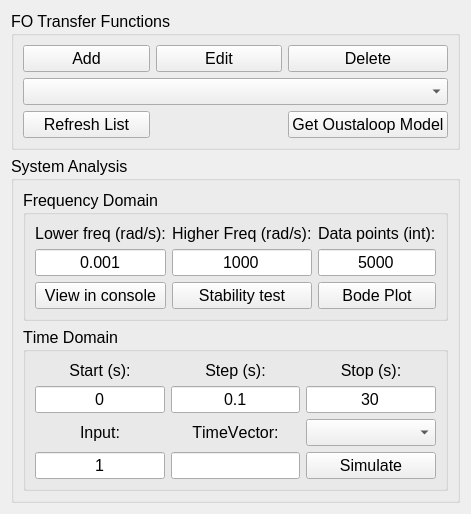
<?xml version="1.0" encoding="UTF-8"?>
<ui version="4.0">
 <class>Form</class>
 <widget class="QWidget" name="Form">
  <property name="geometry">
   <rect>
    <x>0</x>
    <y>0</y>
    <width>468</width>
    <height>474</height>
   </rect>
  </property>
  <property name="windowTitle">
   <string>Form</string>
  </property>
  <layout class="QGridLayout" name="gridLayout_9">
   <item row="0" column="0">
    <widget class="QGroupBox" name="groupBox_10">
     <property name="minimumSize">
      <size>
       <width>0</width>
       <height>0</height>
      </size>
     </property>
     <property name="maximumSize">
      <size>
       <width>16777215</width>
       <height>16777215</height>
      </size>
     </property>
     <property name="font">
      <font>
       <pointsize>12</pointsize>
       <weight>50</weight>
       <italic>false</italic>
       <bold>false</bold>
      </font>
     </property>
     <property name="title">
      <string>FO Transfer Functions</string>
     </property>
     <layout class="QGridLayout" name="gridLayout_8">
      <item row="0" column="1">
       <widget class="QPushButton" name="pushButton_EditFOTF_2">
        <property name="font">
         <font>
          <pointsize>12</pointsize>
          <weight>50</weight>
          <bold>false</bold>
          <kerning>false</kerning>
         </font>
        </property>
        <property name="text">
         <string>Edit</string>
        </property>
       </widget>
      </item>
      <item row="1" column="0" rowspan="2" colspan="3">
       <widget class="QComboBox" name="comboBoxFOTF_2">
        <property name="font">
         <font>
          <pointsize>12</pointsize>
         </font>
        </property>
       </widget>
      </item>
      <item row="0" column="0">
       <widget class="QPushButton" name="pushButton_AddFotf_2">
        <property name="font">
         <font>
          <pointsize>12</pointsize>
          <weight>50</weight>
          <bold>false</bold>
          <kerning>false</kerning>
         </font>
        </property>
        <property name="text">
         <string>Add</string>
        </property>
       </widget>
      </item>
      <item row="0" column="2">
       <widget class="QPushButton" name="pushButton_DeleteFOTF_2">
        <property name="font">
         <font>
          <pointsize>12</pointsize>
          <weight>50</weight>
          <bold>false</bold>
          <kerning>false</kerning>
         </font>
        </property>
        <property name="text">
         <string>Delete</string>
        </property>
       </widget>
      </item>
      <item row="3" column="0">
       <widget class="QPushButton" name="pushBottonRefresh_2">
        <property name="font">
         <font>
          <pointsize>12</pointsize>
          <weight>50</weight>
          <bold>false</bold>
         </font>
        </property>
        <property name="text">
         <string>Refresh List</string>
        </property>
       </widget>
      </item>
      <item row="3" column="2">
       <widget class="QPushButton" name="pushButton_GetOustaloop_2">
        <property name="font">
         <font>
          <pointsize>12</pointsize>
          <weight>50</weight>
          <bold>false</bold>
          <kerning>false</kerning>
         </font>
        </property>
        <property name="text">
         <string>Get Oustaloop Model</string>
        </property>
       </widget>
      </item>
     </layout>
    </widget>
   </item>
   <item row="1" column="0">
    <widget class="QGroupBox" name="groupBox_8">
     <property name="minimumSize">
      <size>
       <width>0</width>
       <height>0</height>
      </size>
     </property>
     <property name="maximumSize">
      <size>
       <width>16777215</width>
       <height>16777215</height>
      </size>
     </property>
     <property name="font">
      <font>
       <pointsize>12</pointsize>
       <weight>50</weight>
       <bold>false</bold>
      </font>
     </property>
     <property name="title">
      <string>System Analysis</string>
     </property>
     <layout class="QVBoxLayout" name="verticalLayout_3">
      <item>
       <widget class="QGroupBox" name="groupBox_Freq_2">
        <property name="font">
         <font>
          <pointsize>12</pointsize>
          <weight>50</weight>
          <italic>false</italic>
          <bold>false</bold>
          <kerning>false</kerning>
         </font>
        </property>
        <property name="title">
         <string>Frequency Domain</string>
        </property>
        <layout class="QGridLayout" name="gridLayout_6">
         <item row="0" column="1">
          <widget class="QLabel" name="label_23">
           <property name="font">
            <font>
             <pointsize>12</pointsize>
            </font>
           </property>
           <property name="text">
            <string>Higher Freq (rad/s):</string>
           </property>
           <property name="buddy">
            <cstring>lineEdit_HigehrFreq</cstring>
           </property>
          </widget>
         </item>
         <item row="0" column="0">
          <widget class="QLabel" name="label_24">
           <property name="font">
            <font>
             <pointsize>12</pointsize>
            </font>
           </property>
           <property name="text">
            <string>Lower freq (rad/s):</string>
           </property>
           <property name="alignment">
            <set>Qt::AlignCenter</set>
           </property>
           <property name="buddy">
            <cstring>lineEdit_LowerFreq</cstring>
           </property>
          </widget>
         </item>
         <item row="2" column="2">
          <widget class="QPushButton" name="bottonBodePlot_2">
           <property name="font">
            <font>
             <pointsize>12</pointsize>
             <weight>50</weight>
             <bold>false</bold>
            </font>
           </property>
           <property name="text">
            <string>Bode Plot</string>
           </property>
          </widget>
         </item>
         <item row="0" column="2">
          <widget class="QLabel" name="label_25">
           <property name="font">
            <font>
             <pointsize>12</pointsize>
            </font>
           </property>
           <property name="text">
            <string>Data points (int):</string>
           </property>
           <property name="buddy">
            <cstring>lineEdit_FreqDataPoints</cstring>
           </property>
          </widget>
         </item>
         <item row="1" column="1">
          <widget class="QLineEdit" name="lineEdit_HigehrFreq_2">
           <property name="maximumSize">
            <size>
             <width>16777215</width>
             <height>16777215</height>
            </size>
           </property>
           <property name="font">
            <font>
             <pointsize>12</pointsize>
             <weight>50</weight>
             <bold>false</bold>
            </font>
           </property>
           <property name="text">
            <string>1000</string>
           </property>
           <property name="alignment">
            <set>Qt::AlignCenter</set>
           </property>
          </widget>
         </item>
         <item row="2" column="1">
          <widget class="QPushButton" name="pushButton_StabilityTest_2">
           <property name="font">
            <font>
             <pointsize>12</pointsize>
             <weight>50</weight>
             <bold>false</bold>
            </font>
           </property>
           <property name="text">
            <string>Stability test</string>
           </property>
          </widget>
         </item>
         <item row="2" column="0">
          <widget class="QPushButton" name="pushButtonViewInConsole_2">
           <property name="font">
            <font>
             <pointsize>12</pointsize>
             <weight>50</weight>
             <bold>false</bold>
            </font>
           </property>
           <property name="text">
            <string>View in console</string>
           </property>
          </widget>
         </item>
         <item row="1" column="2">
          <widget class="QLineEdit" name="lineEdit_FreqDataPoints_2">
           <property name="maximumSize">
            <size>
             <width>16777215</width>
             <height>16777215</height>
            </size>
           </property>
           <property name="font">
            <font>
             <pointsize>12</pointsize>
             <weight>50</weight>
             <bold>false</bold>
            </font>
           </property>
           <property name="text">
            <string>5000</string>
           </property>
           <property name="alignment">
            <set>Qt::AlignCenter</set>
           </property>
          </widget>
         </item>
         <item row="1" column="0">
          <widget class="QLineEdit" name="lineEdit_LowerFreq_2">
           <property name="maximumSize">
            <size>
             <width>16777215</width>
             <height>16777215</height>
            </size>
           </property>
           <property name="font">
            <font>
             <pointsize>12</pointsize>
             <weight>50</weight>
             <bold>false</bold>
            </font>
           </property>
           <property name="text">
            <string>0.001</string>
           </property>
           <property name="alignment">
            <set>Qt::AlignCenter</set>
           </property>
          </widget>
         </item>
        </layout>
       </widget>
      </item>
      <item>
       <widget class="QGroupBox" name="groupBox_9">
        <property name="font">
         <font>
          <pointsize>12</pointsize>
          <weight>50</weight>
          <italic>false</italic>
          <bold>false</bold>
          <underline>false</underline>
          <kerning>false</kerning>
         </font>
        </property>
        <property name="title">
         <string>Time Domain</string>
        </property>
        <layout class="QGridLayout" name="gridLayout_7">
         <item row="0" column="0">
          <widget class="QLabel" name="label_26">
           <property name="font">
            <font>
             <pointsize>12</pointsize>
            </font>
           </property>
           <property name="text">
            <string>Start (s):</string>
           </property>
           <property name="alignment">
            <set>Qt::AlignCenter</set>
           </property>
           <property name="buddy">
            <cstring>lineEdit_StartTime</cstring>
           </property>
          </widget>
         </item>
         <item row="0" column="1">
          <widget class="QLabel" name="label_27">
           <property name="font">
            <font>
             <strikeout>false</strikeout>
            </font>
           </property>
           <property name="text">
            <string>Step (s):</string>
           </property>
           <property name="alignment">
            <set>Qt::AlignCenter</set>
           </property>
           <property name="buddy">
            <cstring>lineEdit_StepTime</cstring>
           </property>
          </widget>
         </item>
         <item row="0" column="2">
          <widget class="QLabel" name="label_28">
           <property name="text">
            <string>Stop (s):</string>
           </property>
           <property name="alignment">
            <set>Qt::AlignCenter</set>
           </property>
           <property name="buddy">
            <cstring>lineEdit_StopTime</cstring>
           </property>
          </widget>
         </item>
         <item row="1" column="0">
          <widget class="QLineEdit" name="lineEdit_StartTime_2">
           <property name="maximumSize">
            <size>
             <width>16777215</width>
             <height>16777215</height>
            </size>
           </property>
           <property name="font">
            <font>
             <pointsize>12</pointsize>
             <weight>50</weight>
             <bold>false</bold>
            </font>
           </property>
           <property name="text">
            <string>0</string>
           </property>
           <property name="alignment">
            <set>Qt::AlignCenter</set>
           </property>
          </widget>
         </item>
         <item row="1" column="1">
          <widget class="QLineEdit" name="lineEdit_StepTime_2">
           <property name="maximumSize">
            <size>
             <width>16777215</width>
             <height>16777215</height>
            </size>
           </property>
           <property name="font">
            <font>
             <pointsize>12</pointsize>
             <weight>50</weight>
             <bold>false</bold>
            </font>
           </property>
           <property name="text">
            <string>0.1</string>
           </property>
           <property name="alignment">
            <set>Qt::AlignCenter</set>
           </property>
          </widget>
         </item>
         <item row="1" column="2">
          <widget class="QLineEdit" name="lineEdit_StopTime_2">
           <property name="sizePolicy">
            <sizepolicy hsizetype="Expanding" vsizetype="Fixed">
             <horstretch>0</horstretch>
             <verstretch>0</verstretch>
            </sizepolicy>
           </property>
           <property name="maximumSize">
            <size>
             <width>16777215</width>
             <height>16777215</height>
            </size>
           </property>
           <property name="font">
            <font>
             <pointsize>12</pointsize>
             <weight>50</weight>
             <bold>false</bold>
            </font>
           </property>
           <property name="text">
            <string>30</string>
           </property>
           <property name="alignment">
            <set>Qt::AlignCenter</set>
           </property>
          </widget>
         </item>
         <item row="2" column="0">
          <widget class="QLabel" name="label_29">
           <property name="font">
            <font>
             <pointsize>12</pointsize>
            </font>
           </property>
           <property name="text">
            <string>Input:</string>
           </property>
           <property name="alignment">
            <set>Qt::AlignCenter</set>
           </property>
           <property name="buddy">
            <cstring>lineEdit_inputTime</cstring>
           </property>
          </widget>
         </item>
         <item row="2" column="1">
          <widget class="QLabel" name="label_TimeVector_2">
           <property name="maximumSize">
            <size>
             <width>16777215</width>
             <height>16777215</height>
            </size>
           </property>
           <property name="font">
            <font>
             <pointsize>12</pointsize>
            </font>
           </property>
           <property name="text">
            <string>TimeVector:</string>
           </property>
           <property name="alignment">
            <set>Qt::AlignCenter</set>
           </property>
          </widget>
         </item>
         <item row="2" column="2">
          <widget class="QComboBox" name="comboBoxtimeType_2">
           <property name="sizePolicy">
            <sizepolicy hsizetype="Expanding" vsizetype="Fixed">
             <horstretch>0</horstretch>
             <verstretch>0</verstretch>
            </sizepolicy>
           </property>
           <property name="font">
            <font>
             <pointsize>12</pointsize>
             <weight>50</weight>
             <bold>false</bold>
            </font>
           </property>
           <property name="editable">
            <bool>false</bool>
           </property>
           <property name="currentText">
            <string/>
           </property>
           <property name="currentIndex">
            <number>-1</number>
           </property>
           <property name="maxVisibleItems">
            <number>2</number>
           </property>
           <property name="modelColumn">
            <number>0</number>
           </property>
          </widget>
         </item>
         <item row="3" column="0">
          <widget class="QLineEdit" name="lineEdit_inputTime_2">
           <property name="maximumSize">
            <size>
             <width>16777215</width>
             <height>16777215</height>
            </size>
           </property>
           <property name="font">
            <font>
             <pointsize>12</pointsize>
             <weight>50</weight>
             <bold>false</bold>
            </font>
           </property>
           <property name="text">
            <string>1</string>
           </property>
           <property name="alignment">
            <set>Qt::AlignCenter</set>
           </property>
          </widget>
         </item>
         <item row="3" column="1">
          <widget class="QLineEdit" name="lineEdit_TimeVextorDisplay_2">
           <property name="maximumSize">
            <size>
             <width>16777215</width>
             <height>16777215</height>
            </size>
           </property>
           <property name="alignment">
            <set>Qt::AlignCenter</set>
           </property>
           <property name="readOnly">
            <bool>true</bool>
           </property>
          </widget>
         </item>
         <item row="3" column="2">
          <widget class="QPushButton" name="buttoSimulate_2">
           <property name="sizePolicy">
            <sizepolicy hsizetype="Expanding" vsizetype="Fixed">
             <horstretch>0</horstretch>
             <verstretch>0</verstretch>
            </sizepolicy>
           </property>
           <property name="font">
            <font>
             <pointsize>12</pointsize>
             <weight>50</weight>
             <bold>false</bold>
            </font>
           </property>
           <property name="text">
            <string>Simulate</string>
           </property>
          </widget>
         </item>
        </layout>
       </widget>
      </item>
     </layout>
    </widget>
   </item>
  </layout>
 </widget>
 <resources/>
 <connections/>
</ui>
